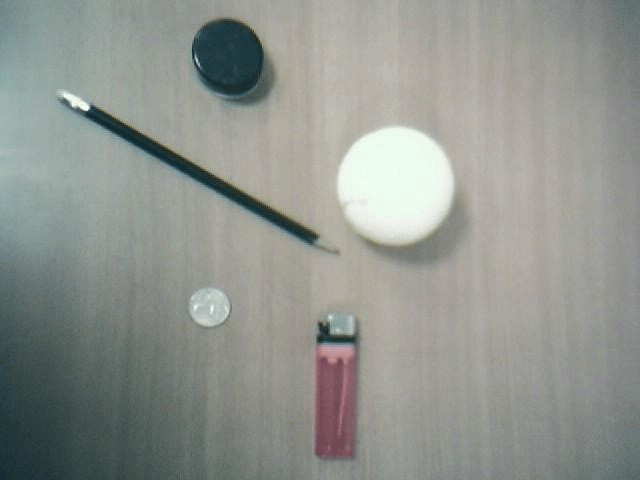
//> input picture mingw-build/opencv-samples/data/stuff.jpg, 640 x 480 px
$ ./distrans stuff.jpg   (built with g++ and OpenCV 4)
//> lines starting //> are read from the running program, lines starting //| are printed output that depends on the picture; after the words box and inside, x2 and y2 are one past the last pixel; in counts of white or black regions, pixels touching at a corner belong together
#include <opencv2/core/utility.hpp>
#include "opencv2/imgproc.hpp"
#include "opencv2/imgcodecs.hpp"
#include "opencv2/highgui.hpp"
#include <stdio.h>
using namespace std;
using namespace cv;
int maskSize0 = DIST_MASK_5;
int voronoiType = -1;
int edgeThresh = 100;
int distType0 = DIST_L1;
// The output and temporary images
Mat gray;
// threshold trackbar callback
static void onTrackbar( int, void* )
{
    static const Scalar colors[] =
    {
        Scalar(0,0,0),
        Scalar(255,0,0),
        Scalar(255,128,0),
        Scalar(255,255,0),
        Scalar(0,255,0),
        Scalar(0,128,255),
        Scalar(0,255,255),
        Scalar(0,0,255),
        Scalar(255,0,255)
    };
    int maskSize = voronoiType >= 0 ? DIST_MASK_5 : maskSize0;
    int distType = voronoiType >= 0 ? DIST_L2 : distType0;
    Mat edge = gray >= edgeThresh, dist, labels, dist8u;
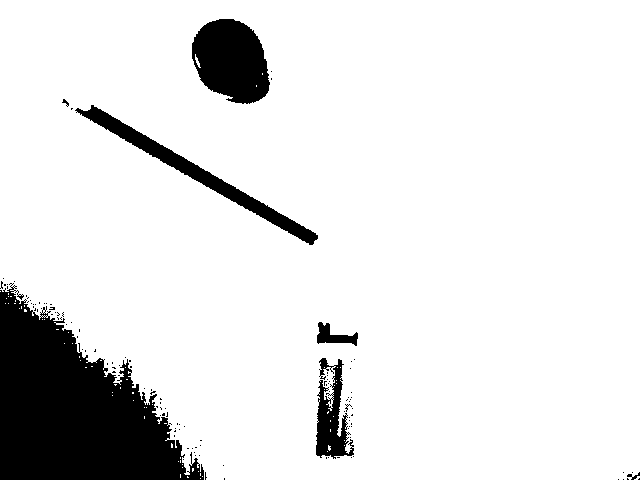
//> edge: 480 rows x 640 cols, CV_8UC1; 88.9% white; 124 black regions (117 under 20 px), largest, box (x1, y1, x2, y2) and area: (0, 283, 204, 480) 22824, (192, 19, 270, 104) 4936, (75, 105, 318, 245) 3555
    if( voronoiType < 0 )
        distanceTransform( edge, dist, distType, maskSize );
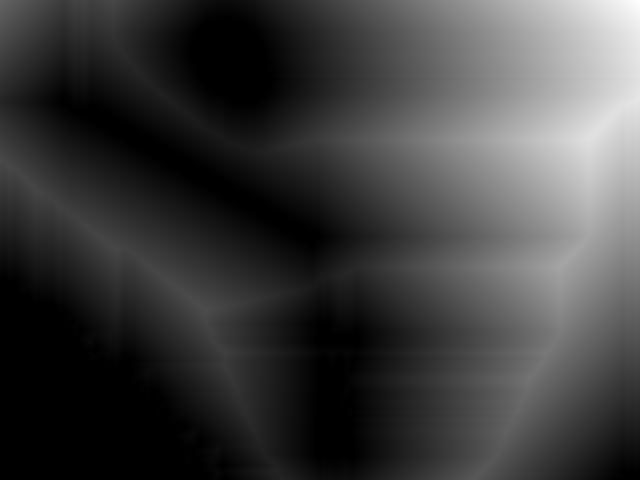
//> dist: 480 rows x 640 cols, CV_32FC1; min 0, max 416, mean 100.5; drawn with min black and max white
    else
        distanceTransform( edge, dist, labels, distType, maskSize, voronoiType );
    if( voronoiType < 0 )
    {
        // begin "painting" the distance transform result
        dist *= 5000;
        pow(dist, 0.5, dist);
        Mat dist32s, dist8u1, dist8u2;
        dist.convertTo(dist32s, CV_32S, 1, 0.5);
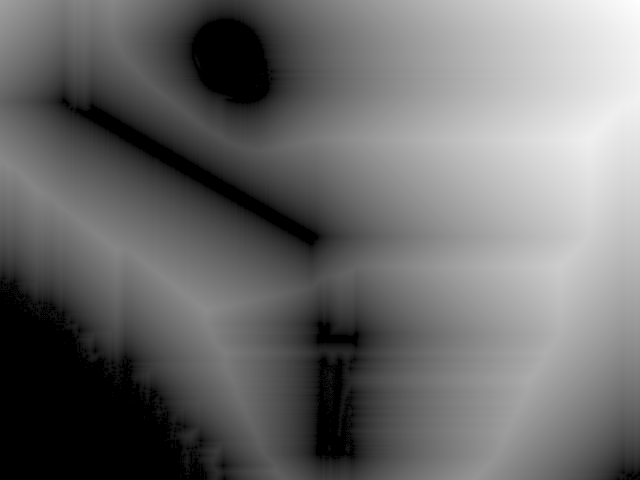
//> dist32s: 480 rows x 640 cols, CV_32SC1; min 0, max 1443, mean 606.4; drawn with min black and max white
        dist32s &= Scalar::all(255);
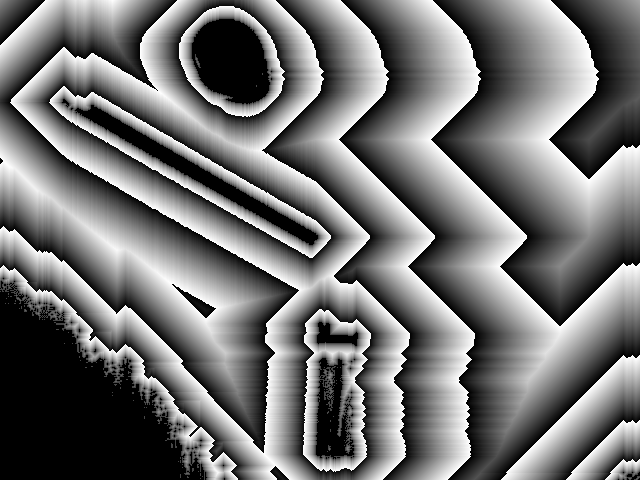
//> dist32s: 480 rows x 640 cols, CV_32SC1; min 0, max 255, mean 115.3
        dist32s.convertTo(dist8u1, CV_8U, 1, 0);
        dist32s *= -1;
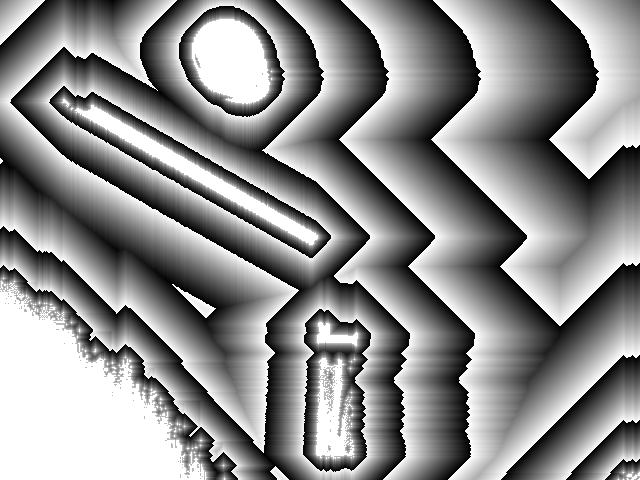
//> dist32s: 480 rows x 640 cols, CV_32SC1; min -255, max 0, mean -115.3; drawn with min black and max white
        dist32s += Scalar::all(255);
        dist32s.convertTo(dist8u2, CV_8U);
        Mat planes[] = {dist8u1, dist8u2, dist8u2};
        merge(planes, 3, dist8u);
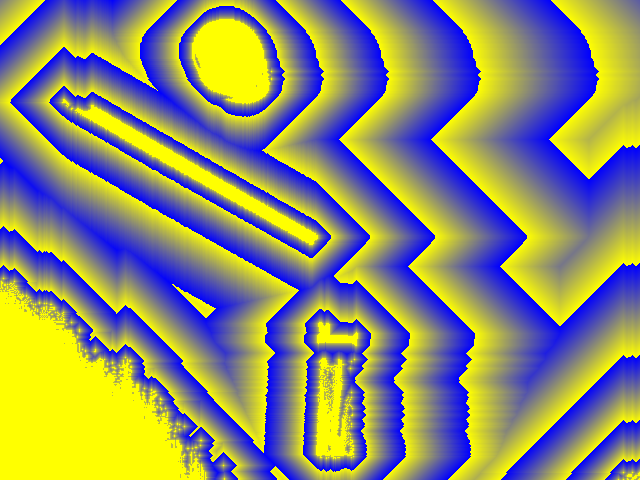
//> dist8u: 480 rows x 640 cols, CV_8UC3; mean B, G, R 115.3, 139.7, 139.7
    }
    else
    {
        dist8u.create(labels.size(), CV_8UC3);
        for( int i = 0; i < labels.rows; i++ )
        {
            const int* ll = (const int*)labels.ptr(i);
            const float* dd = (const float*)dist.ptr(i);
            uchar* d = (uchar*)dist8u.ptr(i);
            for( int j = 0; j < labels.cols; j++ )
            {
                int idx = ll[j] == 0 || dd[j] == 0 ? 0 : (ll[j]-1)%8 + 1;
                float scale = 1.f/(1 + dd[j]*dd[j]*0.0004f);
                int b = cvRound(colors[idx][0]*scale);
                int g = cvRound(colors[idx][1]*scale);
                int r = cvRound(colors[idx][2]*scale);
                d[j*3] = (uchar)b;
                d[j*3+1] = (uchar)g;
                d[j*3+2] = (uchar)r;
            }
        }
    }
    imshow("Distance Map", dist8u );
}
static void help(const char** argv)
{
    printf("\nProgram to demonstrate the use of the distance transform function between edge images.\n"
            "Usage:\n"
            "%s [image_name -- default image is stuff.jpg]\n"
            "\nHot keys: \n"
            "\tESC - quit the program\n"
            "\tC - use C/Inf metric\n"
            "\tL1 - use L1 metric\n"
            "\tL2 - use L2 metric\n"
            "\t3 - use 3x3 mask\n"
            "\t5 - use 5x5 mask\n"
            "\t0 - use precise distance transform\n"
            "\tv - switch to Voronoi diagram mode\n"
            "\tp - switch to pixel-based Voronoi diagram mode\n"
            "\tSPACE - loop through all the modes\n\n", argv[0]);
}
const char* keys =
{
    "{help h||}{@image |stuff.jpg|input image file}"
};
int main( int argc, const char** argv )
{
    CommandLineParser parser(argc, argv, keys);
    help(argv);
    if (parser.has("help"))
        return 0;
    string filename = parser.get<string>(0);
    gray = imread(samples::findFile(filename), 0);
    if(gray.empty())
    {
        printf("Cannot read image file: %s\n", filename.c_str());
        help(argv);
        return -1;
    }
    namedWindow("Distance Map", 1);
    createTrackbar("Brightness Threshold", "Distance Map", &edgeThresh, 255, onTrackbar, 0);
    for(;;)
    {
        // Call to update the view
        onTrackbar(0, 0);
        char c = (char)waitKey(0);
//> the Esc key is pressed
        if( c == 27 )
            break;
        if( c == 'c' || c == 'C' || c == '1' || c == '2' ||
            c == '3' || c == '5' || c == '0' )
            voronoiType = -1;
        if( c == 'c' || c == 'C' )
            distType0 = DIST_C;
        else if( c == '1' )
            distType0 = DIST_L1;
        else if( c == '2' )
            distType0 = DIST_L2;
        else if( c == '3' )
            maskSize0 = DIST_MASK_3;
        else if( c == '5' )
            maskSize0 = DIST_MASK_5;
        else if( c == '0' )
            maskSize0 = DIST_MASK_PRECISE;
        else if( c == 'v' )
            voronoiType = 0;
        else if( c == 'p' )
            voronoiType = 1;
        else if( c == ' ' )
        {
            if( voronoiType == 0 )
                voronoiType = 1;
            else if( voronoiType == 1 )
            {
                voronoiType = -1;
                maskSize0 = DIST_MASK_3;
                distType0 = DIST_C;
            }
            else if( distType0 == DIST_C )
                distType0 = DIST_L1;
            else if( distType0 == DIST_L1 )
                distType0 = DIST_L2;
            else if( maskSize0 == DIST_MASK_3 )
                maskSize0 = DIST_MASK_5;
            else if( maskSize0 == DIST_MASK_5 )
                maskSize0 = DIST_MASK_PRECISE;
            else if( maskSize0 == DIST_MASK_PRECISE )
                voronoiType = 0;
        }
    }
    return 0;
}
